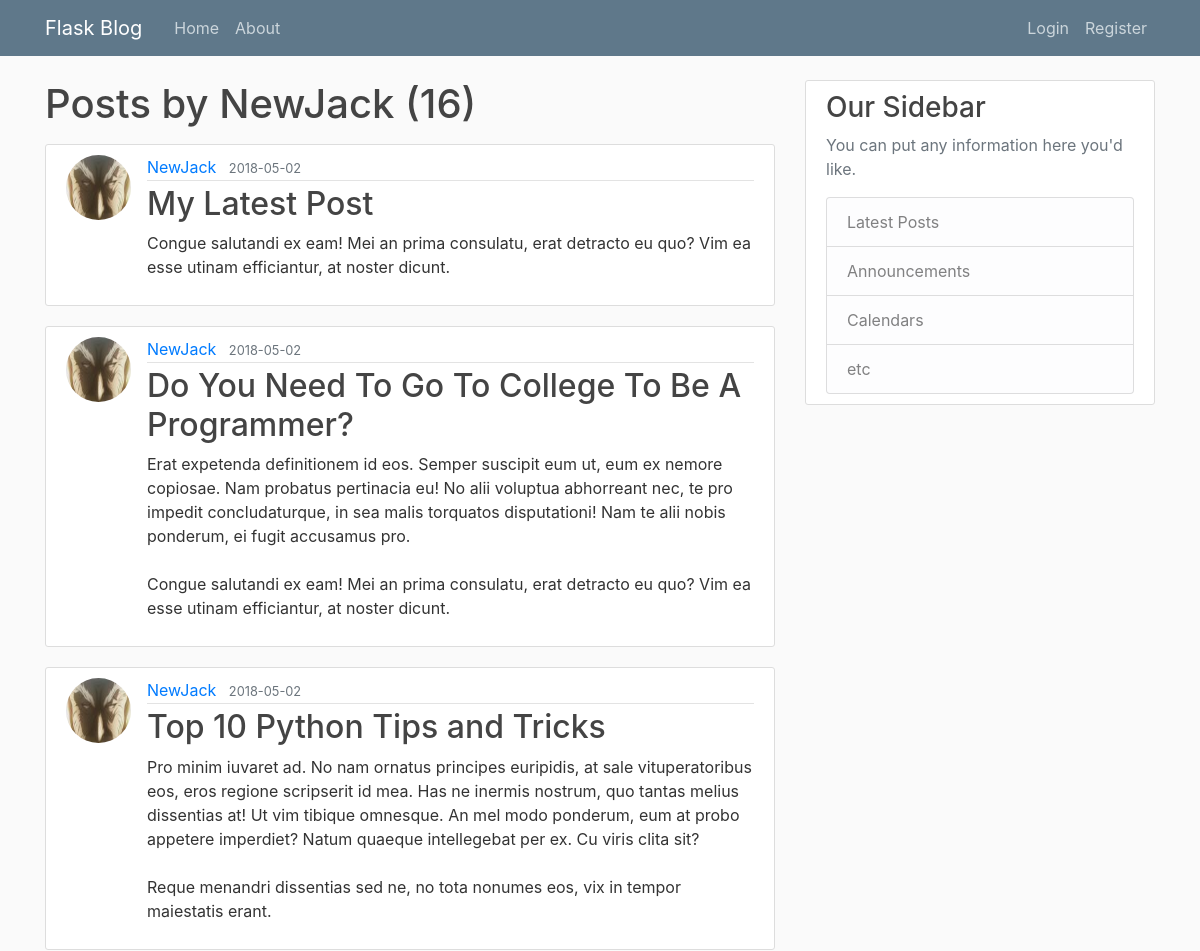
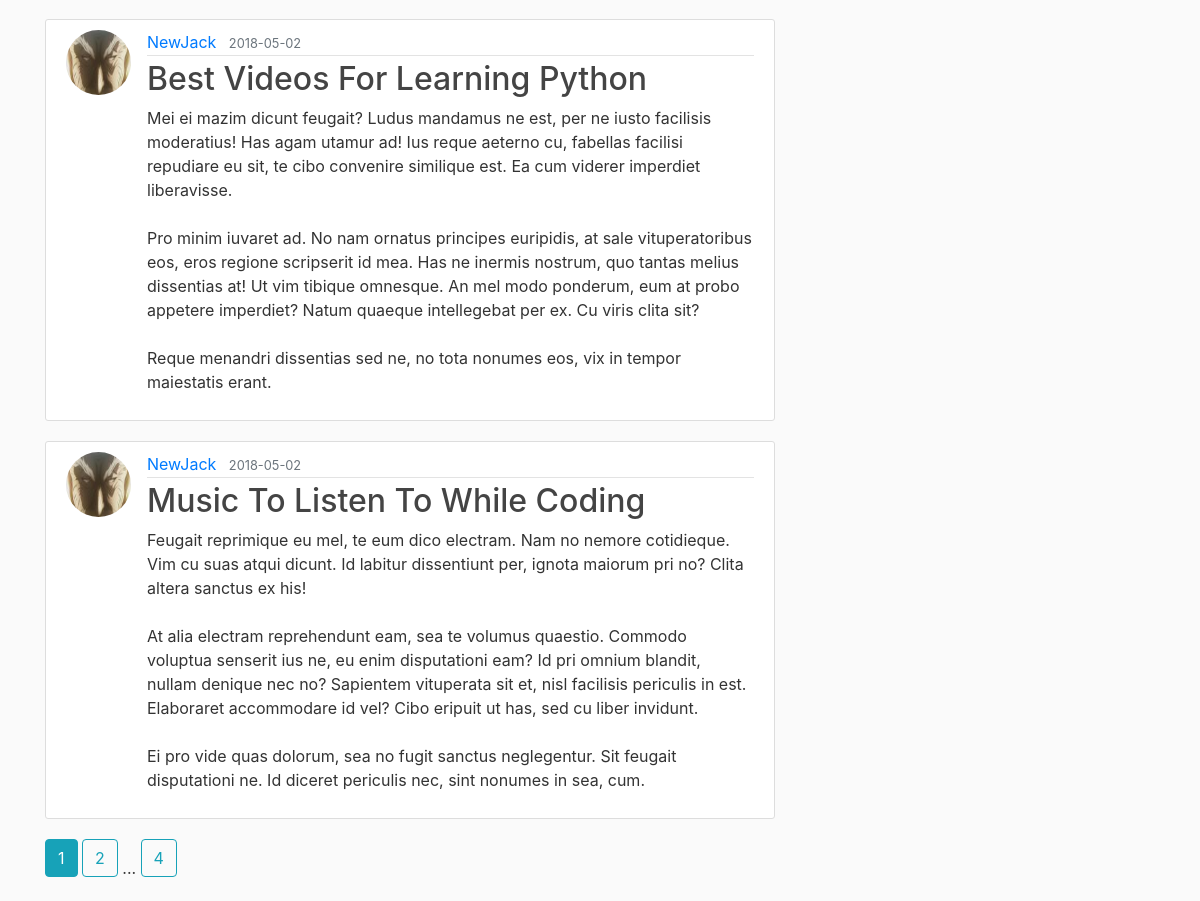
The app's page /user/NewJack, older data (2 pictures, top to bottom).
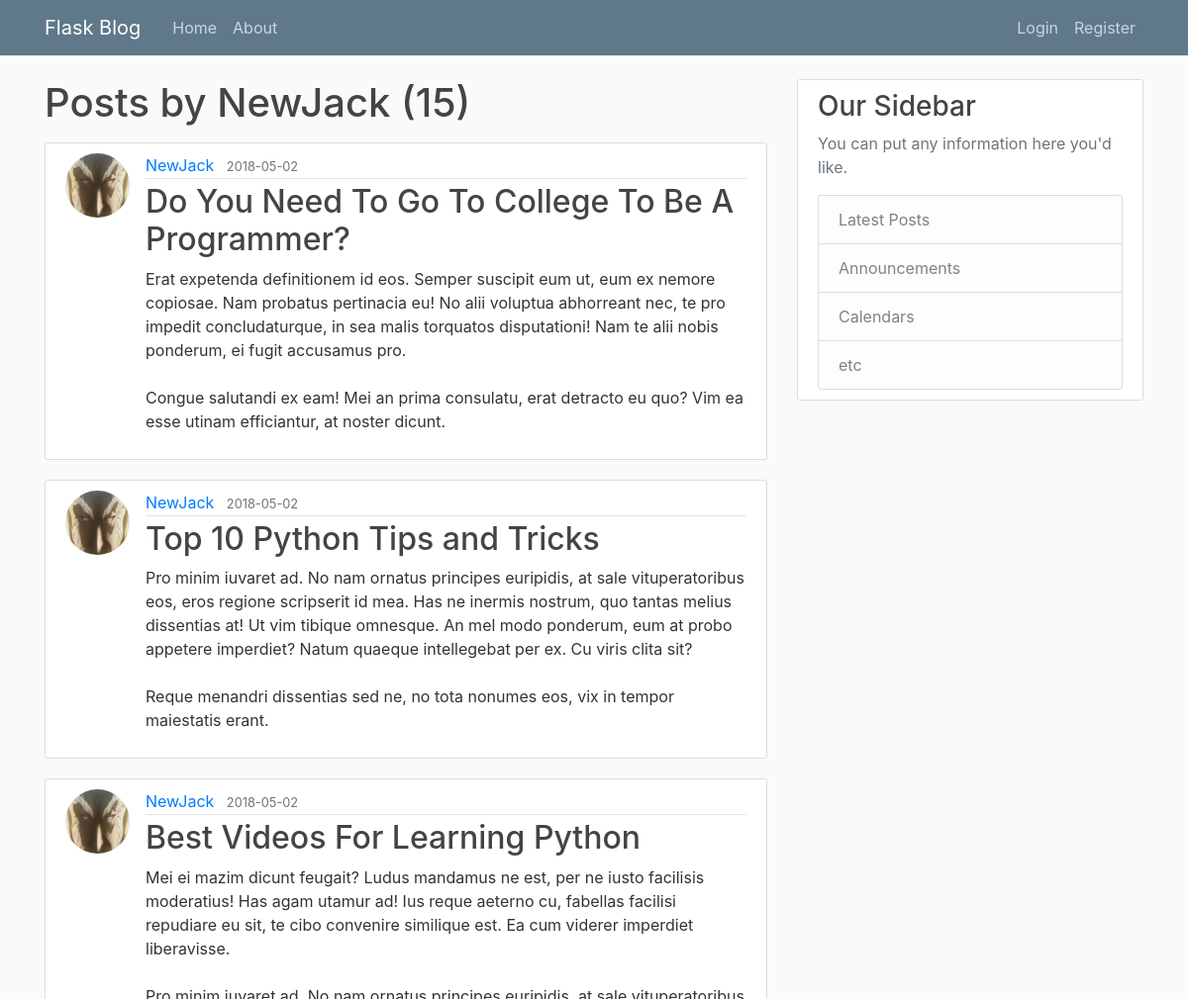
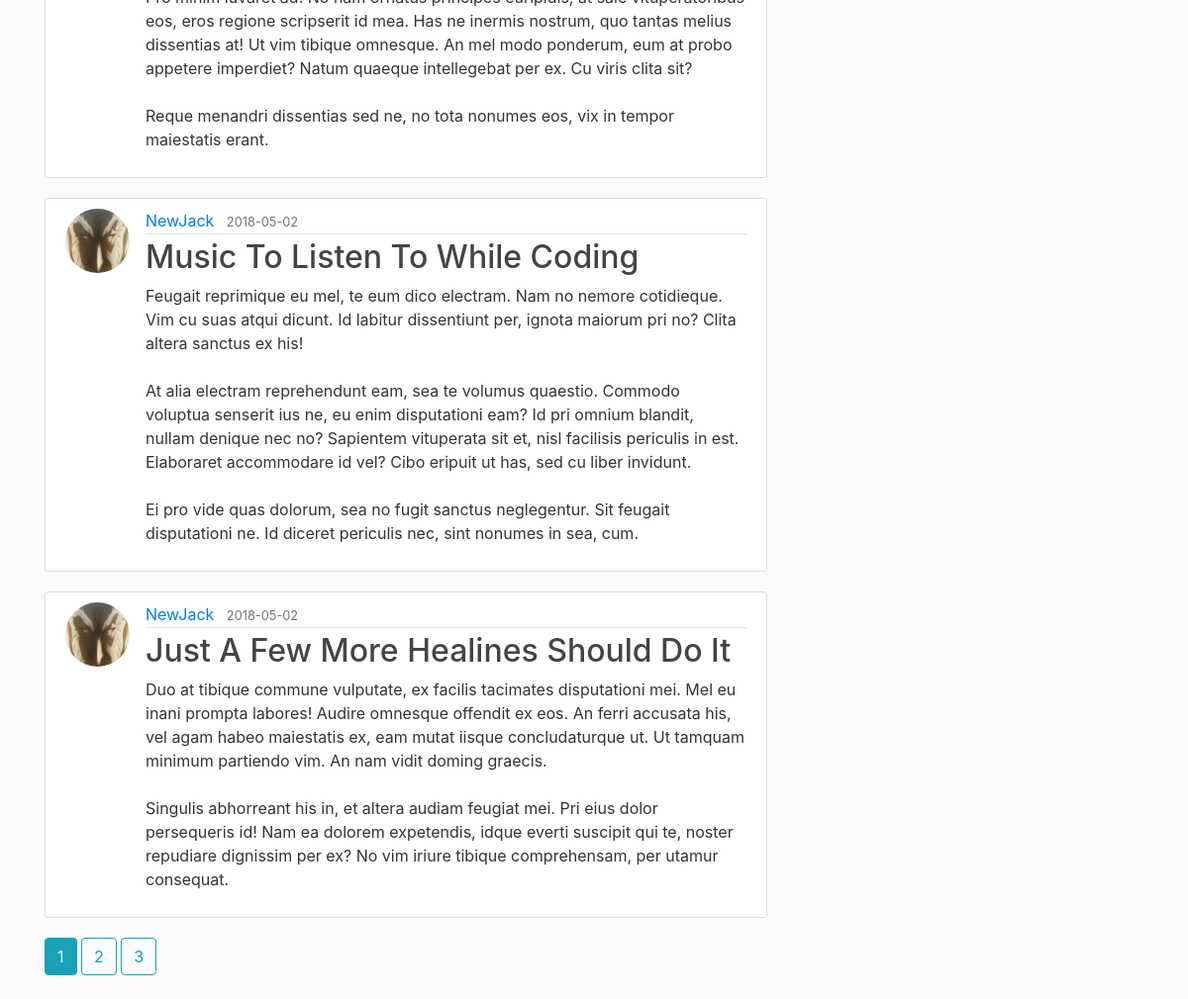
The same page, newer data (2 pictures, top to bottom).
### flaskblog/models.py (models this page shows, shortened)
class Post(db.Model):
    id = db.Column(db.Integer, primary_key=True)
    title = db.Column(db.String(100), nullable=False)
    date_posted = db.Column(db.DateTime, nullable=False, default=datetime.utcnow)
    content = db.Column(db.Text, nullable=False)
    user_id = db.Column(db.Integer, db.ForeignKey('user.id'), nullable=False)

class User(db.Model, UserMixin):
    id = db.Column(db.Integer, primary_key=True)
    username = db.Column(db.String(20), unique=True, nullable=False)
    email = db.Column(db.String(120), unique=True, nullable=False)
    image_file = db.Column(db.String(20), nullable=False, default='default.jpg')
    password = db.Column(db.String(60), nullable=False)
    posts = db.relationship('Post', backref='author', lazy=True)

### flaskblog/users/routes.py (the view)
@users.route("/user/<string:username>")
def user_posts(username):
    page = request.args.get('page', 1, type=int)
    user = User.query.filter_by(username=username).first_or_404()
    posts = Post.query.filter_by(author=user)\
        .order_by(Post.date_posted.desc())\
        .paginate(page=page, per_page=5)
    return render_template('user_posts.html', posts=posts, user=user)

### flaskblog/templates/user_posts.html
{% extends "layout.html" %}
{% block content %}
    <h1 class="mb-3">Posts by {{ user.username }} ({{ posts.total }})</h1>
    {% for post in posts.items %}
        <article class="media content-section">
          <img class="rounded-circle article-img" src="{{ url_for('static', filename='profile_pics/' + post.author.image_file) }}">
          <div class="media-body">
            <div class="article-metadata">
              <a class="mr-2" href="{{ url_for('users.user_posts', username=post.author.username) }}">{{ post.author.username }}</a>
              <small class="text-muted">{{ post.date_posted.strftime('%Y-%m-%d') }}</small>
            </div>
            <h2><a class="article-title" href="{{ url_for('posts.post', post_id=post.id) }}">{{ post.title }}</a></h2>
            <p class="article-content">{{ post.content }}</p>
          </div>
        </article>
    {% endfor %}
    {% for page_num in posts.iter_pages(left_edge=1, right_edge=1, left_current=1, right_current=2) %}
      {% if page_num %}
        {% if posts.page == page_num %}
          <a class="btn btn-info mb-4" href="{{ url_for('users.user_posts', username=user.username, page=page_num) }}">{{ page_num }}</a>
        {% else %}
          <a class="btn btn-outline-info mb-4" href="{{ url_for('users.user_posts', username=user.username, page=page_num) }}">{{ page_num }}</a>
        {% endif %}
      {% else %}
        ...
      {% endif %}
    {% endfor %}
{% endblock content %}

Row changes from the older to the newer data that the page shows:
removed Post: image_file (picture), author.username "NewJack", date_posted "2018-05-02", title "My Latest Post", content "Congue salutandi ex eam! Mei an prima consulatu, erat detracto eu quo? Vim ea esse utinam efficiantur, at noster dicunt."
now on this page (row unchanged): Post: image_file (picture), author.username "NewJack", date_posted "2018-05-02", title "Just A Few More Healines Should Do It", content "Duo at tibique commune vulputate, ex facilis tacimates disputationi mei. Mel eu inani prompta labores! Audire omnesque offendit ex eos. An ferri accusata his, vel agam habeo maiestatis ex, eam mutat iisque concludaturque ut. Ut tamquam minimum partiendo vim. An nam vidit doming graecis. Singulis abhorreant his in, et altera audiam feugiat mei. Pri eius dolor persequeris id! Nam ea dolorem expetendis, idque everti suscipit qui te, noster repudiare dignissim per ex? No vim iriure tibique comprehensam, per utamur consequat."
Text that changed along with them:
{{ posts.total }}: "16" → "15"
new list line: "3"
list line gone: "4"
